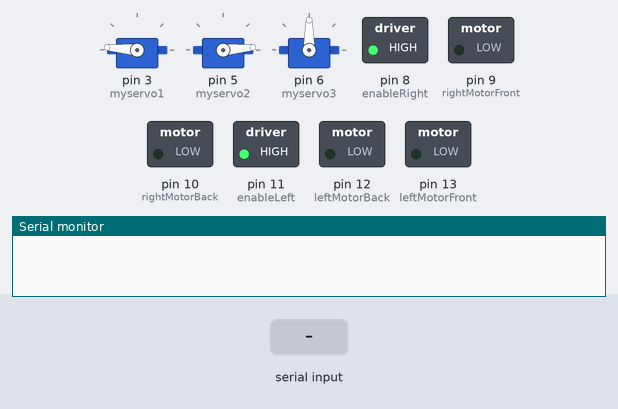
Bench run of a sketch on a simulated Arduino Uno, built with avr-gcc and run on an emulated ATmega328P. On the bench: 3 × servo, switched loads named in the sketch (green lamp = pin HIGH), the last lines printed to the serial monitor. Inputs (shaded band) come from the test bench.

Above: at 1.2 s.
1.3 s: "F" received over Serial
At 2.0 s:
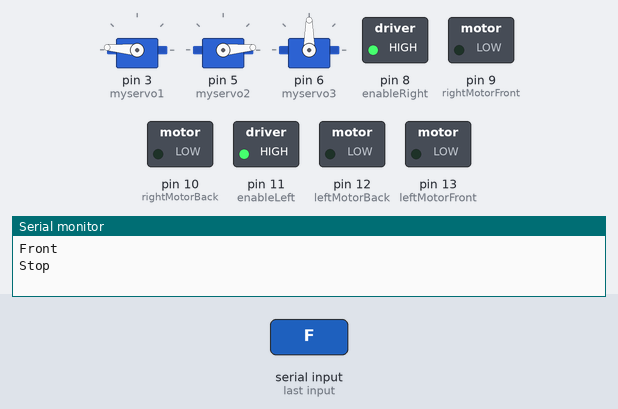
2.8 s: "R" received over Serial
At 3.1 s:
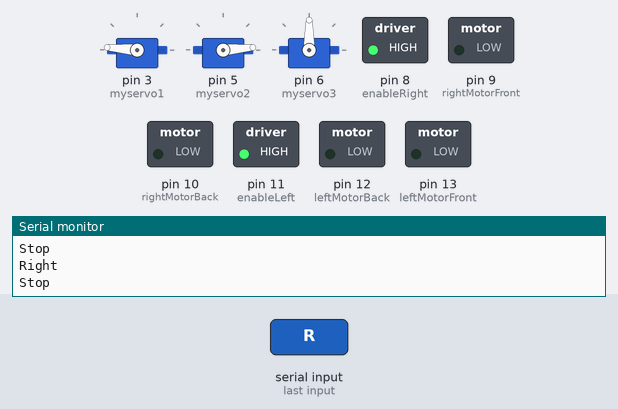
4.3 s: "L" received over Serial
At 5.5 s:
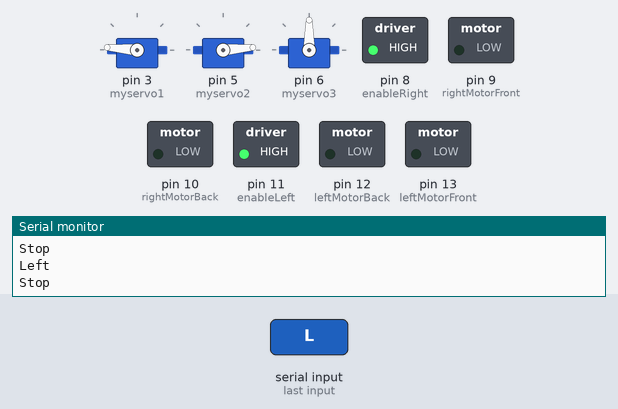
5.8 s: "B" received over Serial
At 6.6 s:
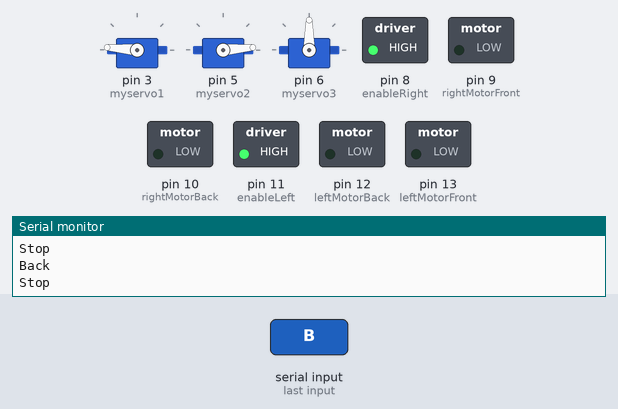
Timing chart, 0 to 8.3 s (numbered marks = the images above; inputs shaded):
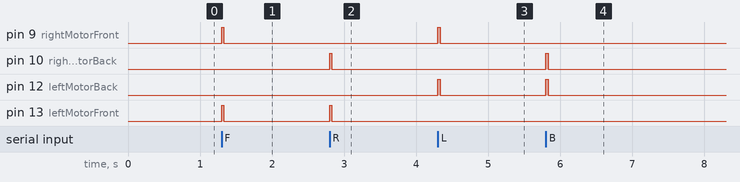

Measured:
- after the input at 1.3 s, pin 9 (rightMotorFront), pin 13 (leftMotorFront): LOW → HIGH at once, → LOW 0.03 s later
- after the input at 2.8 s, pin 10 (rightMotorBack), pin 13 (leftMotorFront): LOW → HIGH at once, → LOW 0.03 s later
- after the input at 4.3 s, pin 9 (rightMotorFront), pin 12 (leftMotorBack): LOW → HIGH at once, → LOW 0.03 s later
- after the input at 5.8 s, pin 10 (rightMotorBack), pin 12 (leftMotorBack): LOW → HIGH at once, → LOW 0.03 s later

The sketch:

ebai1.ino
```cpp
//#include "Ultrasonic.h"
#include <Servo.h>

#define k 30
String data="";
int len=0;
int turn=400;
int enableLeft = 11, enableRight = 8, leftMotorFront = 13, leftMotorBack = 12, rightMotorFront = 9, rightMotorBack = 10;

//Define pins ultrasonic(trig,echo)
//Ultrasonic ultrasonic(A0,A1);
//Variables
int distance;
int pos1 = 0;
int pos2 = 0;
Servo myservo1,myservo2,myservo3;  // create servo object to control a servo


void front(){
  digitalWrite(leftMotorFront,HIGH);
  digitalWrite(leftMotorBack,LOW);
  digitalWrite(rightMotorFront,HIGH);
  digitalWrite(rightMotorBack,LOW);
  Serial.println("Front ");
}


void back(){
  digitalWrite(leftMotorFront,LOW);
  digitalWrite(leftMotorBack,HIGH);
  digitalWrite(rightMotorFront,LOW);
  digitalWrite(rightMotorBack,HIGH);
  Serial.println("Back ");
}

void left(){
  digitalWrite(leftMotorFront,LOW);
  digitalWrite(leftMotorBack,HIGH);
  digitalWrite(rightMotorFront,HIGH);
  digitalWrite(rightMotorBack,LOW);
  Serial.println("Left ");
}

void right(){
  digitalWrite(leftMotorFront,HIGH);
  digitalWrite(leftMotorBack,LOW);
  digitalWrite(rightMotorFront,LOW);
  digitalWrite(rightMotorBack,HIGH);
  Serial.println("Right ");
}


void botStop(){
  digitalWrite(leftMotorFront,LOW);
  digitalWrite(leftMotorBack,LOW);
  digitalWrite(rightMotorFront,LOW);
  digitalWrite(rightMotorBack,LOW);
  Serial.println("Stop ");
}

void Gup()
{
    for (int pos=180; pos >= 90; pos -= 1){
    myservo3.write(pos);
    delay(15);
    }
}
void Grab()
{
   for (; pos1 <= 175; pos1 += 1,pos2-=1){
    myservo1.write(pos1);
    myservo2.write(pos2);
    delay(15);
    }
}
void Gopen()
{
     for (pos1 = 175, pos2=0 ; pos1 >= 80; pos1 -= 1,pos2+=1) {
    myservo1.write(pos1);
    myservo2.write(pos2);
    delay(15);
    }

}
void Gdown()
{
    for (int pos=90; pos <= 180; pos += 1){
    myservo3.write(pos);
    delay(15);
    }

}

void turnAround()
{
    left();
    delay(2*turn);  //turn 180
    botStop();
}

void setup() {
  // put your setup code here, to run once:
Serial.begin(9600);

  pinMode(leftMotorFront,OUTPUT);
  pinMode(leftMotorBack,OUTPUT);
  pinMode(rightMotorFront,OUTPUT);
  pinMode(rightMotorBack,OUTPUT);
  pinMode(enableLeft,OUTPUT);
  pinMode(enableRight,OUTPUT);

  digitalWrite(enableLeft,1);
  digitalWrite(enableRight,1);

  pinMode(13,OUTPUT);

  //set servos for gripper
  myservo1.attach(3);  // left servo  9
  myservo2.attach(5);  //right s   10
  myservo3.attach(6);  // center    11
  myservo1.write(175);
  myservo2.write(5);

}
void loop()
{
  while (Serial.available() == 0);
 // read the incoming byte:
   int data = Serial.read();
//   int dir=data.toInt();

    switch(data)
{
     case 'S':
     botStop();

     break;
     case 'F':
     front();
     delay(k);
     botStop();

     break;
     case 'R':
     right();
     delay(k);
     botStop();

     break;
     case 'L':
     left();
     delay(k);
     botStop();
     break;

     case 'B':
     back();
     delay(k);
     botStop();
     break;

     default:
     Serial.println("Other Cases ");
    // otherCases(data);
}

}

//void otherCases(String data)
//{
//  if(data=="Clean")
//  {
//      distance = ultrasonic.Ranging(CM);
//
//    if(distance<20&&distance!=0)
//  {
//    Serial.print("*FOUND*\t");
//    turnAround();
//    Gopen();
//    delay(350);
//    //gripper down
//    Gdown();
//// move a little front
//    front();
//    delay(350);
//    botStop();
//   //pick it up
//    Grab();
//    delay(350);
//    Gup();
//    delay(350);
//  }
//   if(distance==0)       // if sensor misbehaves
//   {
//      pinMode(A1,OUTPUT);
//      delay(30);
//      pinMode(A1,INPUT);
//   }
// // Serial.print("Object found at: ");
//  Serial.print(distance);
//  Serial.println("cm");
//  delay(250);
//  if(distance>20)
//  {
//    //*************Vaccum Cleaning**********
//  }
//  }
//}
```
